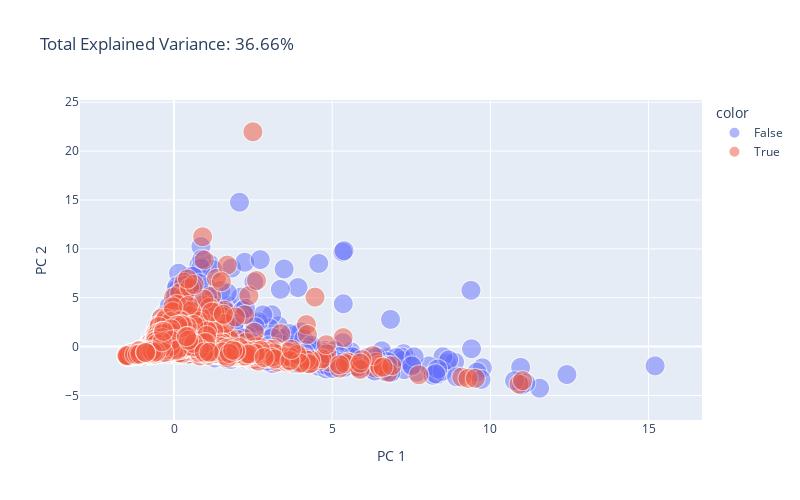

Source (notebook cell):
### Code cell
#pca over the encoded data
pca = PCA(n_components=2)
components = pca.fit_transform(data_encoded)
total_var = pca.explained_variance_ratio_.sum() * 100

fig = px.scatter(
    components, x=0, y=1,color = label, size=0.1*np.ones(len(data_encoded)), opacity = 0.5,
    title=f'Total Explained Variance: {total_var:.2f}%',
    labels={'0': 'PC 1', '1': 'PC 2'},
    width=800, height=500
)
fig.show()

### Figure 1 — Plotly figure (JSON) as saved in the notebook; plotly's stock layout.template omitted (floating-point values rounded to 4 significant figures; data arrays with more than 128 entries replaced by an {"elided": "..."} marker saying what was removed)
{"data": [{"hovertemplate": "color=False<br>PC 1=%{x}<br>PC 2=%{y}<br>size=%{marker.size}<extra></extra>", "legendgroup": "False", "marker": {"color": "#636efa", "opacity": 0.5, "size": {"elided": "4315 float values"}, "sizemode": "area", "sizeref": 0.00025, "symbol": "circle"}, "mode": "markers", "name": "False", "showlegend": true, "type": "scattergl", "x": {"elided": "4315 float values"}, "xaxis": "x", "y": {"elided": "4315 float values"}, "yaxis": "y"}, {"hovertemplate": "color=True<br>PC 1=%{x}<br>PC 2=%{y}<br>size=%{marker.size}<extra></extra>", "legendgroup": "True", "marker": {"color": "#EF553B", "opacity": 0.5, "size": {"elided": "4378 float values"}, "sizemode": "area", "sizeref": 0.00025, "symbol": "circle"}, "mode": "markers", "name": "True", "showlegend": true, "type": "scattergl", "x": {"elided": "4378 float values"}, "xaxis": "x", "y": {"elided": "4378 float values"}, "yaxis": "y"}], "layout": {"height": 500, "legend": {"itemsizing": "constant", "title": {"text": "color"}, "tracegroupgap": 0}, "title": {"text": "Total Explained Variance: 36.66%"}, "width": 800, "xaxis": {"anchor": "y", "domain": [0, 1], "title": {"text": "PC 1"}}, "yaxis": {"anchor": "x", "domain": [0, 1], "title": {"text": "PC 2"}}}}
